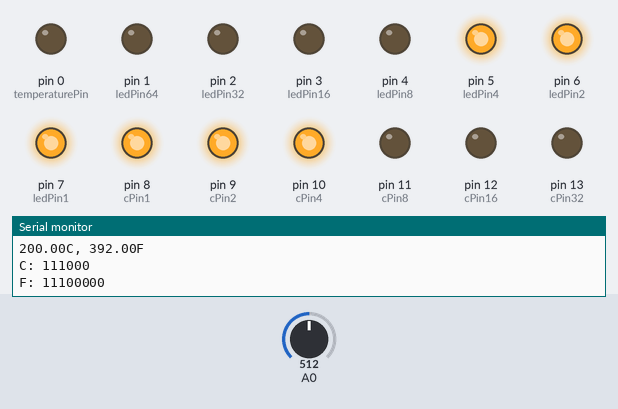
Simulated run of this sketch. Board: Arduino Uno, built with avr-gcc and run on an emulated ATmega328P. On the bench: output pins drawn as LEDs (lit = HIGH), the last lines printed to the serial monitor. Inputs (shaded band) come from the test bench; at power-on: A0 = 512. Pins used as bus, display or sensor lines are not drawn.

Above: at 5.2 s.
5.3 s: A0 set to 131
7.2 s: A0 set to 124
At 9.2 s:
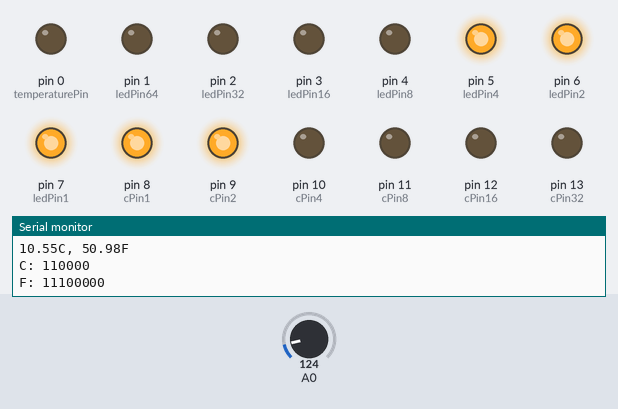
9.5 s: A0 set to 0
At 10.9 s:
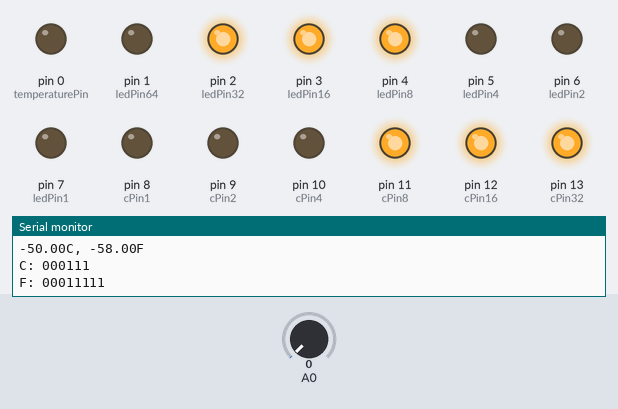
11.5 s: A0 set to 61
13.2 s: A0 set to 65
At 15.2 s:
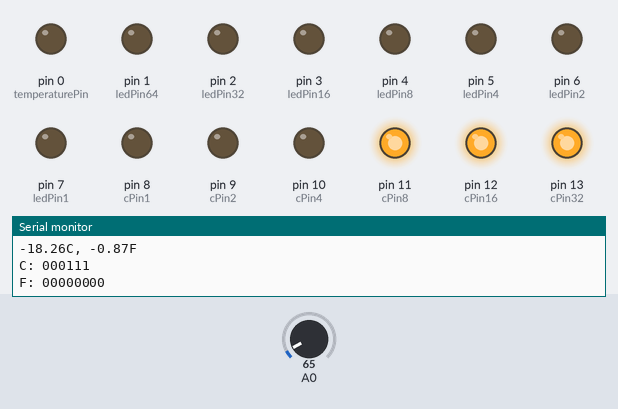
15.5 s: A0 set to 306
At 17.0 s:
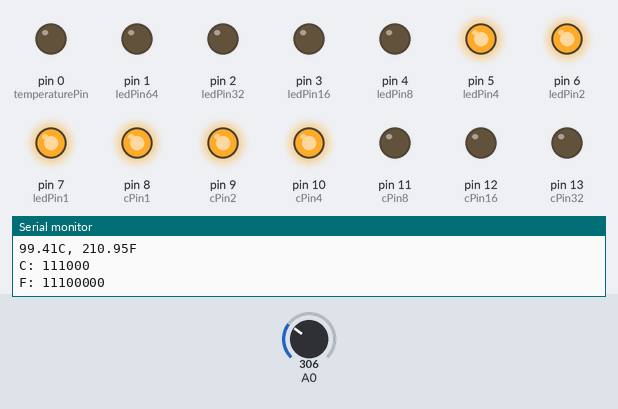
Timing chart, 0 to 18.5 s (numbered marks = the images above; inputs shaded):
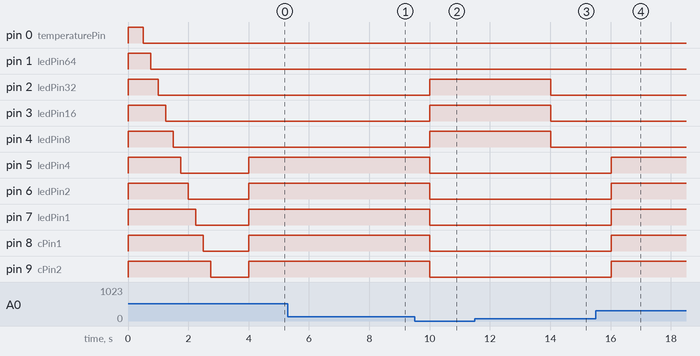

The sketch:

temperature.ino
```cpp
int temperaturePin = 0;
float digitalRangeConversion = 0.004882814;

int ledPin1 = 7;
int ledPin2 = 6;
int ledPin4 = 5;
int ledPin8 = 4;
int ledPin16 = 3;
int ledPin32 = 2;
int ledPin64 = 1;
int ledPin128 = 0;

int cPin1 = 8;
int cPin2 = 9;
int cPin4 = 10;
int cPin8 = 11;
int cPin16 = 12;
int cPin32 = 13;

const int fPinLength = 8;
int fPins[fPinLength] = {ledPin1, ledPin2, ledPin4, ledPin8, ledPin16, ledPin32, ledPin64, ledPin128};

const int cPinLength = 6;
int cPins[cPinLength] = {cPin1, cPin2, cPin4, cPin8, cPin16, cPin32};

float tempInF(float tempInCelsius) {
 return tempInCelsius * 9/5 + 32;
}

void setup() {

  for(int i = 0; i < 14; i++) {
    pinMode(i, OUTPUT);
    digitalWrite(i, HIGH);
  }
  delay(500);

  for(int i = 0; i < 14; i++) {
    digitalWrite(i, LOW);
    delay(250);
  }

 Serial.begin(9600);
}

void loop() {
 float temperature = getVoltage(temperaturePin);
 temperature = (temperature - .5) * 100;
 Serial.print(temperature);
 Serial.print("C, ");
 Serial.print(tempInF(temperature));
 Serial.println("F");
 displayCTemp(temperature);
 displayFTemp(tempInF(temperature));
 delay(1000);
}

void displayTemp(float temperature, int pins[], int pinCount) {
  int temp = (int)temperature;
  int currentCycle = 2^(pinCount-1);

  for(int i = 0; i < pinCount; i++) {
    if((temp / currentCycle) > 0) {
      Serial.print("1");
      digitalWrite(pins[i], HIGH);
      temp = temp - currentCycle;
    } else {
      Serial.print("0");
      digitalWrite(pins[i], LOW);
    }
    currentCycle = currentCycle / 2;
  }
  Serial.println("");
}

void displayCTemp(float tempInC) {
  Serial.print("C: ");
  displayTemp(tempInC, cPins, cPinLength);
}

void displayFTemp(float tempInF) {
  Serial.print("F: ");
  displayTemp(tempInF, fPins, fPinLength);
}

float getVoltage(int pin) {
  return (analogRead(pin) * digitalRangeConversion);
}
```

Measured:
- the behaviour switches between 125 and 124 on A0 (found by bisection; images 0 and 1)
- the behaviour switches between 64 and 65 on A0 (found by bisection; images 2 and 3)
- after the input at 7.2 s, pin 10 (cPin4): HIGH → LOW after 0.81 s
- after the input at 9.5 s, pin 2 (ledPin32), pin 3 (ledPin16), pin 4 (ledPin8), pin 11 (cPin8), pin 12 (cPin16), pin 13 (cPin32): LOW → HIGH after 0.51 s; pin 5 (ledPin4), pin 6 (ledPin2), pin 7 (ledPin1), pin 8 (cPin1), pin 9 (cPin2): HIGH → LOW after 0.51 s
- after the input at 13.2 s, pin 2 (ledPin32), pin 3 (ledPin16), pin 4 (ledPin8): HIGH → LOW after 0.82 s
- after the input at 15.5 s, pin 5 (ledPin4), pin 6 (ledPin2), pin 7 (ledPin1), pin 8 (cPin1), pin 9 (cPin2), pin 10 (cPin4): LOW → HIGH after 0.52 s; pin 11 (cPin8), pin 12 (cPin16), pin 13 (cPin32): HIGH → LOW after 0.52 s
